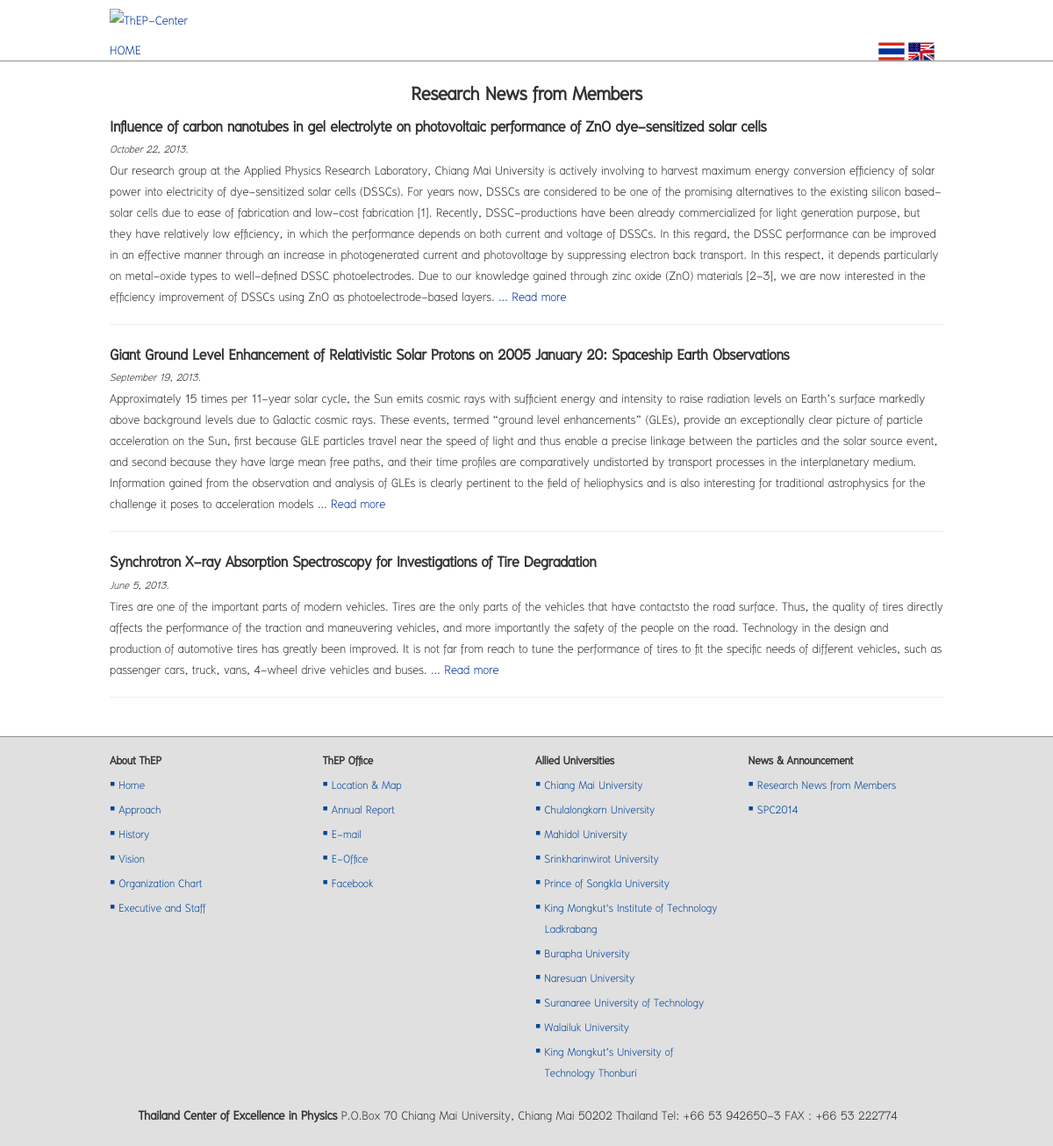
The page /views/network-academic-news_en.php on the database its author committed.
### tables this page shows
CREATE TABLE `tb_news` (
  `id` int(11) NOT NULL auto_increment,
  `type` varchar(255) NOT NULL,
  `title` varchar(255) NOT NULL,
  `title_en` varchar(255) NOT NULL,
  `date` varchar(255) NOT NULL,
  `featured_img` varchar(255) NOT NULL,
  `content_short` text NOT NULL,
  `content_short_en` text NOT NULL,
  `content_long` text NOT NULL,
  `content_long_en` text NOT NULL,
  `new` char(1) NOT NULL,
  `picture` varchar(255) NOT NULL,
  `gallery_id` varchar(255) NOT NULL,
  `modified` varchar(255) NOT NULL,
  PRIMARY KEY  (`id`)
);

### src/views/network-academic-news_en.php (the view, shortened to what this page needs)
<link href="../plugins/jqueryui/jquery-ui-1.10.3/themes/base/jquery-ui.css" rel="stylesheet" />
</head>
<body>
    <div class="container">
        <div id="show-news" class="row">
            <?php
            if (isset($_GET['news_id'])) {
                $news_id = $_GET['news_id'];
                $sql = "SELECT * FROM tb_news WHERE id = '$news_id';";
                $result = mysql_query($sql);
                $p = mysql_fetch_array($result);
                if ($p['type'] != 'network-academic') {
                    echo '
                    <script>
                        window.location = "network-academic-news.php";
                    </script>
                    ';
                }
                ?>
                <div class="col-sm-9 col-md-9">
                    <?php
                    echo '
                            <div id="news-' . $p['id'] . '">
                                ';
                    $admin_txt = '
                                <p>
                                    <a id="edit-news" style="cursor: pointer; font-weight: bold;"><span class="glyphicon glyphicon-wrench"></span> Edit</a>
                                </p>
                            ';
                    admin($admin_txt);
                    echo '
                                <h2>' . htmlspecialchars_decode($p['title_en']) . '</h2>
                                <p><small><em>' . date("F j, Y.", strtotime($p['date'])) . '</small></em></p>
                                ' . htmlspecialchars_decode($p['content_long_en']) . '
                            </div>
                      ';
                    ?>
                    <script>
                        $(function(){
                            $('#edit-news').click(function(){
                                $(document).ajaxStart(function(){
                                    $('#show-news').html("<div class=\"span12 text-center\" ><img src='../images/demo_wait.gif' /></div>");
                                });
                                $.get("<?php controll('edit-network-news'); ?>", {edit_news: "<?php echo $p['id']; ?>"},
                                function(data){ $('#show-news').html(data); }
                            );
                            });
                        });
                    </script>
                </div>
                <div class="col-sm-3 col-md-3">
                    <h3 class="text-center">Another News</h3>
                    <?php
                    $sql_etc = "SELECT * FROM tb_news
                        WHERE (type = 'network-academic') AND (title_en != '')
                        ORDER BY date DESC
                        LIMIT 4;";
                    $re_etc = mysql_query($sql_etc);
                    while ($etc = mysql_fetch_array($re_etc)) {
                        echo '
                    <p><a href="' . $etc['type'] . '-news_en.php?news_id=' . $etc['id'] . '">' . htmlspecialchars_decode($etc['title_en']) . '</a></p>
                    <hr>
                    ';
                    }
                    ?>
                    <p><a class="all-title" href="network-academic-news_en.php"><em>All news</em></a></p>
                </div>
                <?php
            } else {
                ?>
                <div class="col-sm-12 col-md-12">
                    <h2 class="text-center">Research News from Members</h2>
                    <?php
                    $sql = "SELECT * FROM tb_news WHERE (type = 'network-academic') AND (title_en != '') ORDER BY date DESC;";
                    $result = mysql_query($sql);
                    $num_news = mysql_num_rows($result);
                    if ($num_news > 0) {
                        while ($p = mysql_fetch_array($result)) {
                            echo '
                            <div id="news-' . $p['id'] . '">
                                <h3 style="display: inline;"><a onclick="window.location=\'?news_id=' . $p['id'] . '\';" style="cursor: pointer;">' . htmlspecialchars_decode($p['title_en']) . '</a></h3>
                                <p><small><em>' . date("F j, Y.", strtotime($p['date'])) . '</em></small></p>
                                <p>' . $p['content_short_en'] . ' <a href="' . $p['type'] . '-news_en.php?news_id=' . $p['id'] . '">... Read more</a></p>
                            </div>
                            <hr>
                            ';
                        }
                    } else {
                        echo '<h3 class="text-center">Sorry No Data found.</h3>';
                    }
                    ?>
                </div>
                <?php
            }
            ?>
        </div>
    </div>
</body>
</html>

### src/themes/assets/css/docs.css (style rules this page uses)
body { position: relative; padding-top: 50px; }

### src/style/main.css (style rules this page uses)
body { margin: 0; padding: 0; width: 100%; background-color: #FFF; font-family: 'TH Niramit AS'; font-size: 20px; line-height: 24px; color: #333; }
h1, h2, h3, h4, h5, h6, .h1, .h2, .h3, .h4, .h5, .h6 { font-family: 'TH Niramit AS'; font-weight: bold; }
a { text-decoration: none; color: #039; }
h1 a, h2 a, h3 a, h4 a, h5 a, h6 a, .h1 a, .h2 a, .h3 a, .h4 a, .h5 a, .h6 a { color: #333; font-weight: bold; }
h1, h2, h3 { margin-top: 10px; margin-bottom: 8px; }
p { margin: 0 }
.col-xs-1, .col-xs-2, .col-xs-3, .col-xs-4, .col-xs-5, .col-xs-6, .col-xs-7, .col-xs-8, .col-xs-9, .col-xs-10, .col-xs-11, .col-xs-12, .col-sm-1, .col-sm-2, .col-sm-3, .col-sm-4, .col-sm-5, .col-sm-6, .col-sm-7, .col-sm-8, .col-sm-9, .col-sm-10, .col-sm-11, .col-sm-12, .col-md-1, .col-md-2, .col-md-3, .col-md-4, .col-md-5, .col-md-6, .col-md-7, .col-md-8, .col-md-9, .col-md-10, .col-md-11, .col-md-12, .col-lg-1, .col-lg-2, .col-lg-3, .col-lg-4, .col-lg-5, .col-lg-6, .col-lg-7, .col-lg-8, .col-lg-9, .col-lg-10, .col-lg-11, .col-lg-12 { padding-top: 10px; padding-right: 10px; padding-left: 10px; }
@media (min-width: 1200px) { .container { max-width: 100%; } }
@media (min-width: 1200px) { .container > .row, footer > .row { width: 970px; margin: auto; } }

### rows shown on the page
tb_news: title_en "Influence of carbon nanotubes in gel electrolyte on photovoltaic performance of ZnO dye-sensitized solar cells", date "October 22, 2013.", content_short_en "Our research group at the Applied Physics Research Laboratory, Chiang Mai University is actively involving to harvest maximum energy conversion efficiency of solar power into electricity of dye-sensitized solar cells (DSSCs). For years now, DSSCs are considered to be one of the promising alternatives to the existing silicon based-solar cells due to ease of fabrication and low-cost fabrication [1]. Recently, DSSC-productions have been already commercialized for light generation purpose, but they have relatively low efficiency, in which the performance depends on both current and voltage of DSSCs. In this regard, the DSSC performance can be improved in an effective manner through an increase…"
tb_news: title_en "Giant Ground Level Enhancement of Relativistic Solar Protons on 2005 January 20: Spaceship Earth Observations", date "September 19, 2013.", content_short_en "Approximately 15 times per 11-year solar cycle, the Sun emits cosmic rays with sufficient energy and intensity to raise radiation levels on Earth’s surface markedly above background levels due to Galactic cosmic rays. These events, termed “ground level enhancements” (GLEs), provide an exceptionally clear picture of particle acceleration on the Sun, first because GLE particles travel near the speed of light and thus enable a precise linkage between the particles and the solar source event, and second because they have large mean free paths, and their time profiles are comparatively undistorted by transport processes in the interplanetary medium. Information gained from the observation and…"
tb_news: title_en "Synchrotron X-ray Absorption Spectroscopy for Investigations of Tire Degradation", date "June 5, 2013.", content_short_en "Tires are one of the important parts of modern vehicles. Tires are the only parts of the vehicles that have contactsto the road surface. Thus, the quality of tires directly affects the performance of the traction and maneuvering vehicles, and more importantly the safety of the people on the road. Technology in the design and production of automotive tires has greatly been improved. It is not far from reach to tune the performance of tires to fit the specific needs of different vehicles, such as passenger cars, truck, vans, 4-wheel drive vehicles and buses."
